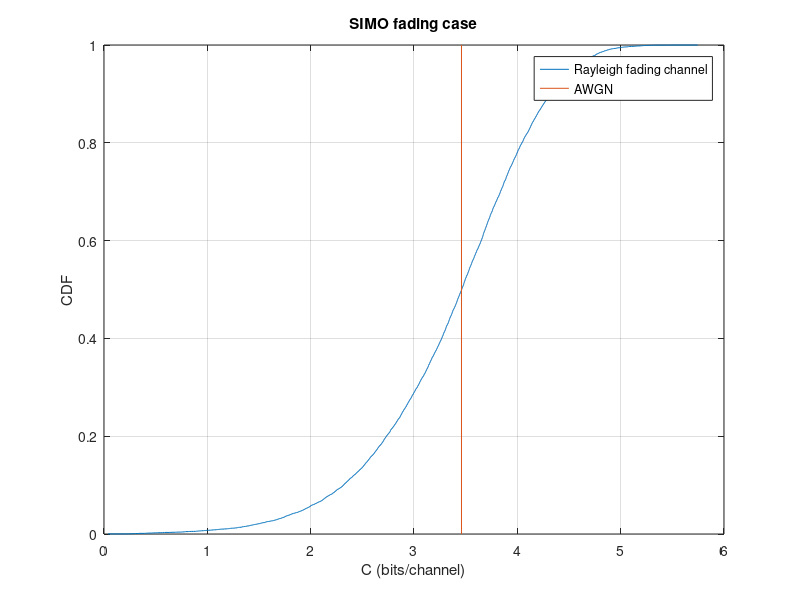

Source code (MATLAB):
% NO CSIT

% VARIABLES
M = 1;
N = 1;
K = 10;
H_los = ones(N,M);
I_N = eye(N);
I_M = eye(M);
P = 10;
Q = (P/M)*I_M;

L = []; % List containing the values of capacity
L_inf = []; % List containing the values of capacity when K is infinite

for k = 1:1:10000 % Computing the Monte Carlo simulation (10.000 iterations)
    
    % GENERATING A CHANNEL
    H_r = randn(N,M) + i*randn(N,M);
    H = sqrt(K/(K+1))*H_los + sqrt(1/(K+1))*H_r;
    H_H = ctranspose(H);
    % Sometimes, we need this code line to correctly compute the matrix product
    %C = log2(det(I_N+H.*Q.*H_H)); 
    C = log2(det(I_N+mtimes(H,mtimes(Q,H_H))));
    % We compute the capacity for K = infinite, H = H_los
    C_inf = log2(det(I_N+mtimes(H_los,mtimes(Q,ctranspose(H_los)))));
    L = [L C];
    L_inf = [L_inf C_inf];
end


cdfplot(L);
hold on;
cdfplot(L_inf);
title('SIMO fading case');
legend('Rayleigh fading channel', 'AWGN');
xlabel('C (bits/channel)');
ylabel('CDF');